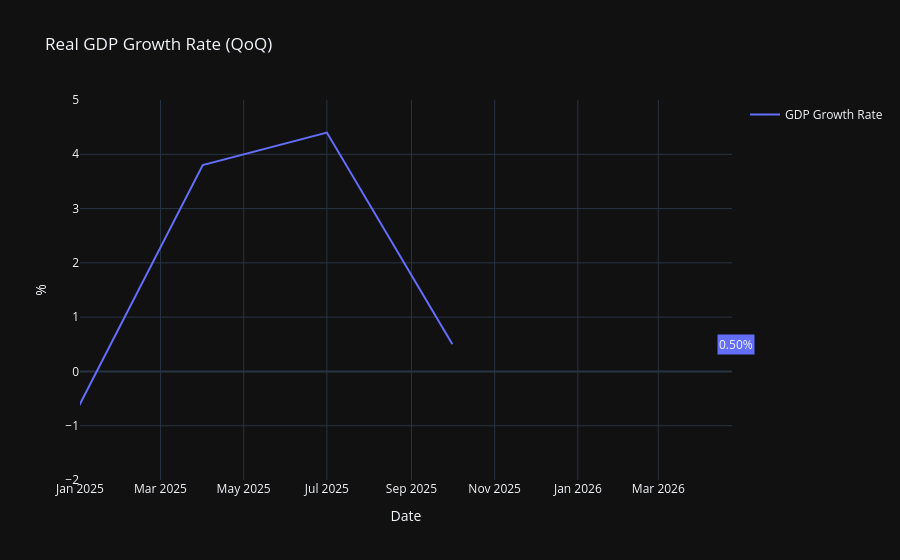

Source (notebook cell):
### Code cell
# US GDP

def get_gdp():
    gdp = combined_df["A191RL1Q225SBEA"].dropna().sort_index()
    quarters = len(gdp)
    rows = []
    for i in range(quarters-1):
        # date_latest = pd.Timestamp(TODAY + relativedelta(day=1))
        # date_lq = pd.Timestamp(TODAY + relativedelta(months=-4*i, day=1))
        latest = gdp.iloc[-1-i]
        date_latest = gdp.index[-1-i]
        rows.append({"Date": date_latest, "GDP": latest})
    gdp_df = pd.DataFrame(rows).set_index("Date").sort_index()
    
    fig = go.Figure()
    fig.add_trace(
        go.Scatter(
            x=gdp_df.index,          
            y=gdp_df["GDP"],
            mode='lines',
            name="GDP Growth Rate",
            hovertemplate='%{x}, %{y:.2f}%'
        )
    )
    fig.add_annotation(xref="paper",
        x=1.035, y=gdp_df['GDP'].asof(pd.Timestamp(TODAY)),
        text=f"{gdp_df['GDP'].asof(pd.Timestamp(TODAY)):.2f}%",
        showarrow=False,
        yshift=0,
        bgcolor="#636EFA"
        )
    fig.update_layout(
            title="Real GDP Growth Rate (QoQ)",
            xaxis_title="Date",
            yaxis_title="%",
            xaxis=dict(range=[CHART_START_DATE,TODAY]),
            yaxis=dict(range=[-2,5]),
            template="plotly_dark",
            showlegend=True
        )
    fig.show()
    
get_gdp()

### Figure 1 — Plotly figure (JSON) as saved in the notebook; plotly's stock layout.template omitted (floating-point values rounded to 4 significant figures; data arrays with more than 128 entries replaced by an {"elided": "..."} marker saying what was removed)
{"data": [{"hovertemplate": "%{x}, %{y:.2f}%", "mode": "lines", "name": "GDP Growth Rate", "type": "scatter", "x": {"elided": "314 str values"}, "y": {"elided": "314 float values"}}], "layout": {"annotations": [{"bgcolor": "#636EFA", "showarrow": false, "text": "0.50%", "x": 1.035, "xref": "paper", "y": 0.5, "yshift": 0}], "showlegend": true, "title": {"text": "Real GDP Growth Rate (QoQ)"}, "xaxis": {"range": ["2025-01-01", "2026-04-24"], "title": {"text": "Date"}}, "yaxis": {"range": [-2, 5], "title": {"text": "%"}}}}
